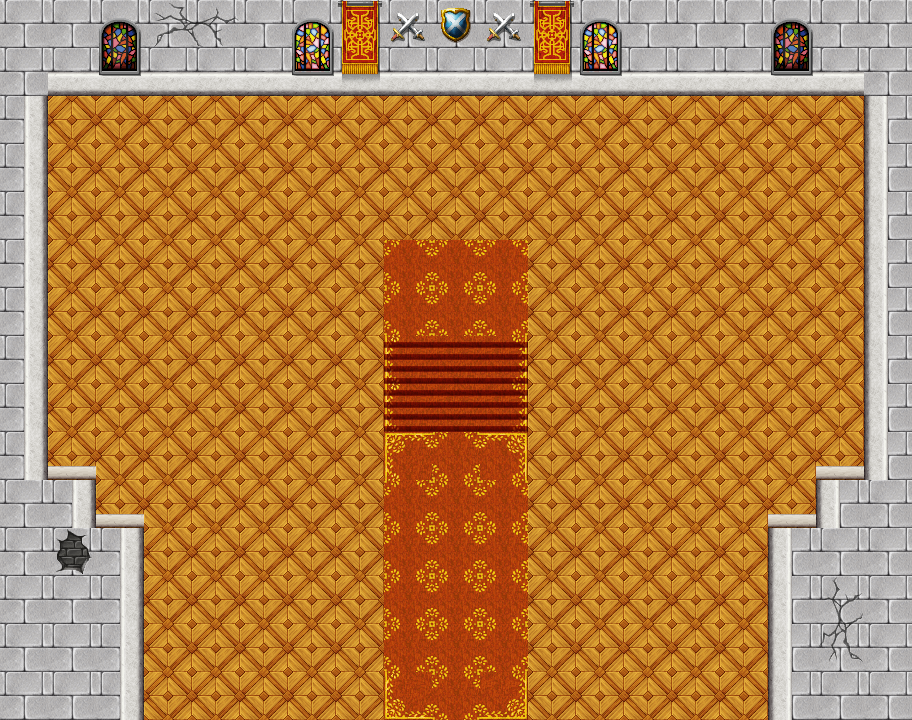

This game map was drawn from its Tiled (.tmx) file and the tilesets committed beside it. A one-line description and the trimmed map source follow:
An orthogonal 19x15 tile map with 48x48 px tiles, 3 tile layers (background, bricks, decoration), 5 tilesets and 71 objects (3x npc_spawn, 2x player_spawn, level_trigger).

<map version="1.10" tiledversion="1.12.2" orientation="orthogonal" renderorder="right-down" width="19" height="15" tilewidth="48" tileheight="48" infinite="0" nextlayerid="11" nextobjectid="98">
 <properties>
  <property name="level_type" value="indoor" />
 </properties>
 <tileset firstgid="1" source="tilesets/Inside_A5.tsx" />
 <tileset firstgid="129" source="tilesets/Inside_A2.tsx" />
 <tileset firstgid="369" source="tilesets/Inside_C.tsx" />
 <tileset firstgid="641" source="tilesets/Outside_B.tsx" />
 <tileset firstgid="897" source="tilesets/Inside_B.tsx" />
 <layer id="1" name="background" width="19" height="15">
  <data>[285 cells, 285 non-empty, 10 distinct tile ids]</data>
 </layer>
 <layer id="2" name="bricks" width="19" height="15">
  <data>[285 cells, 47 non-empty, 2 distinct tile ids]</data>
 </layer>
 <layer id="3" name="decoration" width="19" height="15">
  <data>[285 cells, 20 non-empty, 11 distinct tile ids]</data>
 </layer>
 <objectgroup id="8" name="collision">
  <object id="26" x="0" y="528" width="144" height="192" />
  <object id="27" x="0" y="480" width="96" height="48" />
  <object id="28" x="0" y="0" width="48" height="480" />
  <object id="29" x="48" y="0" width="816" height="96" />
  <object id="30" x="864" y="0" width="48" height="480" />
  <object id="31" x="816" y="480" width="96" height="240" />
  <object id="32" x="768" y="528" width="48" height="192" />
  <object id="33" x="96" y="514" width="48" height="14" />
  <object id="34" x="48" y="466" width="48" height="14" />
  <object id="35" x="768" y="514" width="48" height="14" />
  <object id="36" x="816" y="466" width="48" height="14" />
  <object id="74" x="383" y="239" width="1" height="193" />
  <object id="75" x="384" y="239" width="145" height="1" />
  <object id="76" x="528" y="240" width="1" height="192" />
  <object id="78" x="343" y="644" width="35" height="28" />
  <object id="79" x="535" y="644" width="35" height="28" />
  <object id="80" x="535" y="404" width="35" height="28" />
  <object id="81" x="343" y="404" width="35" height="28" />
  <object id="82" x="151" y="260" width="35" height="28" />
  <object id="83" x="727" y="260" width="35" height="28" />
  <object id="84" x="412" y="293" width="89" height="39" />
  <object id="85" x="48" y="96" width="48" height="48" />
  <object id="86" x="167" y="96" width="96" height="48" />
  <object id="87" x="388" y="120" width="39" height="24" />
  <object id="88" x="432" y="120" width="48" height="24" />
  <object id="89" x="484" y="120" width="40" height="24" />
  <object id="90" x="648" y="96" width="95" height="48" />
  <object id="91" x="816" y="96" width="48" height="48" />
 </objectgroup>
 <objectgroup id="5" name="triggers">
  <object id="1" name="level_trigger" x="144" y="720" width="624" height="48">
   <properties>
    <property name="level" value="oldworld" />
   </properties>
  </object>
  <object id="2" name="player_spawn" x="432" y="646" width="48" height="72">
   <properties>
    <property name="level" value="oldworld" />
   </properties>
  </object>
  <object id="94" name="npc_spawn" x="432" y="264" width="48" height="72">
   <properties>
    <property name="direction" value="down" />
    <property name="npc_id" value="king" />
    <property name="spawn_id" value="king_start" />
   </properties>
  </object>
  <object id="95" name="npc_spawn" x="288" y="396" width="48" height="72">
   <properties>
    <property name="direction" value="down" />
    <property name="npc_id" value="father" />
    <property name="spawn_id" value="father_start" />
   </properties>
  </object>
  <object id="96" name="npc_spawn" x="576" y="396" width="48" height="72">
   <properties>
    <property name="direction" value="down" />
    <property name="npc_id" value="michael" />
    <property name="spawn_id" value="michael_start" />
   </properties>
  </object>
  <object id="97" name="player_spawn" x="432" y="586" width="48" height="72">
   <properties>
    <property name="level" value="unknown" />
   </properties>
  </object>
 </objectgroup>
 <objectgroup id="9" name="renderables">
  <object id="37" gid="1070" x="336" y="672" width="48" height="48" />
  <object id="38" gid="1054" x="336" y="624" width="48" height="48" />
  <object id="39" gid="1070" x="528" y="672" width="48" height="48" />
  <object id="40" gid="1054" x="528" y="624" width="48" height="48" />
  <object id="41" gid="1070" x="336" y="432" width="48" height="48" />
  <object id="42" gid="1054" x="336" y="384" width="48" height="48" />
  <object id="43" gid="1070" x="528" y="432" width="48" height="48" />
  <object id="44" gid="1054" x="528" y="384" width="48" height="48" />
  <object id="45" gid="1070" x="720" y="288" width="48" height="48" />
  <object id="46" gid="1054" x="720" y="240" width="48" height="48" />
  <object id="47" gid="1070" x="144" y="288" width="48" height="48" />
  <object id="48" gid="1054" x="144" y="240" width="48" height="48" />
  <object id="49" gid="1019" x="384" y="336" width="48" height="48" />
  <object id="50" gid="1020" x="432" y="336" width="48" height="48" />
  <object id="51" gid="1021" x="480" y="336" width="48" height="48" />
  <object id="52" gid="1003" x="384" y="288" width="48" height="48" />
  <object id="53" gid="1004" x="432" y="288" width="48" height="48" />
  <object id="54" gid="1005" x="480" y="288" width="48" height="48" />
  <object id="55" gid="1012" x="48" y="144" width="48" height="48" />
  <object id="56" gid="996" x="48" y="96" width="48" height="48" />
  <object id="57" gid="1046" x="816" y="144" width="48" height="48" />
  <object id="58" gid="1030" x="816" y="96" width="48" height="48" />
  <object id="59" gid="1142" x="624" y="144" width="48" height="48" />
  <object id="60" gid="1143" x="672" y="144" width="48" height="48" />
  <object id="61" gid="1144" x="720" y="144" width="48" height="48" />
  <object id="62" gid="1126" x="624" y="96" width="48" height="48" />
  <object id="63" gid="1127" x="672" y="96" width="48" height="48" />
  <object id="64" gid="1128" x="720" y="96" width="48" height="48" />
  <object id="65" gid="921" x="144" y="144" width="48" height="48" />
  <object id="66" gid="922" x="192" y="144" width="48" height="48" />
  <object id="67" gid="923" x="240" y="144" width="48" height="48" />
  <object id="68" gid="905" x="144" y="96" width="48" height="48" />
  <object id="69" gid="906" x="192" y="96" width="48" height="48" />
  <object id="70" gid="907" x="240" y="96" width="48" height="48" />
  <object id="71" gid="1050" x="384" y="144" width="48" height="48" />
  <object id="72" gid="1066" x="480" y="144" width="48" height="48" />
  <object id="73" gid="1108" x="432" y="144" width="48" height="48" />
 </objectgroup>
</map>
